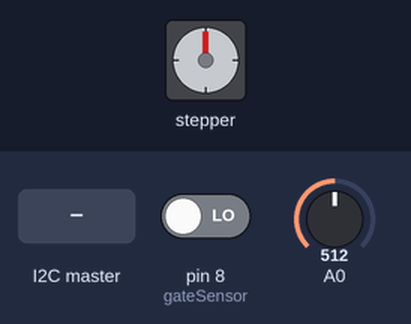
A sketch run on a simulated Arduino Uno, built with avr-gcc and run on an emulated ATmega328P. On the bench: stepper motor. Inputs (shaded band) come from the test bench; at power-on: pin 8 (gateSensor) LOW, A0 = 512. Stepper angles assume 200 steps per turn; what the sketch prints to the serial monitor is not drawn.

Above: at 1.2 s.
1.3 s: the I2C master sends the byte 1
2.8 s: pin 8 (gateSensor) driven HIGH
At 2.98 s:
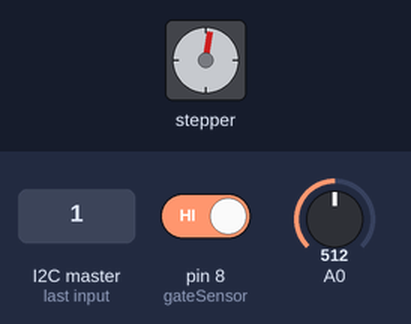
4.9 s: the I2C master sends the byte 0
At 5.39 s:
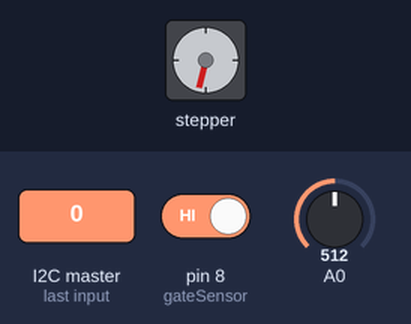
6.7 s: the I2C master sends the byte 2
At 8.4 s:
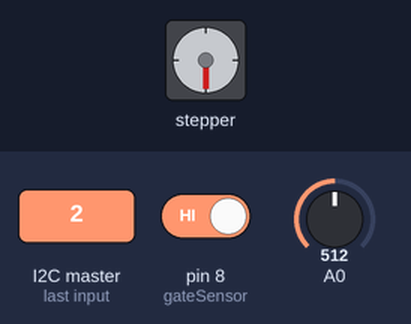
9.7 s: the I2C master sends the byte 90
12.7 s: the I2C master sends the byte 200
At 12.94 s:
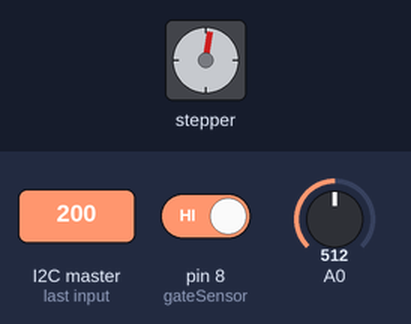
Timing chart, 0 to 15.2 s (numbered marks = the images above; inputs shaded):
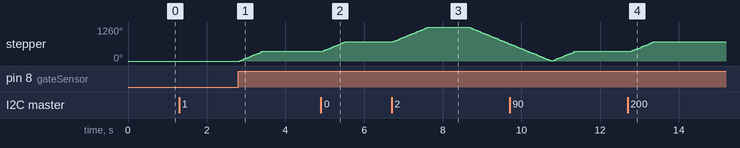

Measured:
- after the input at 1.3 s, every drawn part: stays the same
- after the input at 2.8 s, stepper: turns 360° clockwise in 0.61 s, starting at once
- after the input at 4.9 s, stepper: turns 360° clockwise in 0.61 s, starting at once
- after the input at 6.7 s, stepper: turns 540° clockwise in 0.91 s, then 616° counter-clockwise in 1.0 s
- after the input at 12.7 s, stepper: turns 360° clockwise in 0.61 s, starting after 0.09 s

The sketch:

trayModule.ino
```cpp
// (licence header left out)
#include <Stepper.h>
#include <Wire.h>

#define NUM_BYTES 20
#define STEPS 200
#define WIRESTEP 200
#define FLUXSTEP 200
#define TRAYSTEP 200
#define ARMEND 300

int gateSensor = 8;
int armStepPin = 3;
int armDirPin = 4;
int trayStepPin = 5;
int trayDirPin = 6;
int go = 0;
char query[NUM_BYTES + 1]; //Array to hold query from master
char response;

// Define a stepper and the pins it will use
Stepper stepper(STEPS, trayStepPin, trayDirPin);
Stepper stepper2(STEPS, armStepPin, armDirPin);
//AccelStepper stepper2(AccelStepper::FULL4WIRE, 2, 3, 4, 5);
//AccelStepper stepper(AccelStepper::FULL2WIRE, trayStepPin, trayDirPin);
//AccelStepper stepper2(AccelStepper::FULL2WIRE, armStepPin, armDirPin);

void setup()
{
  stepper.setSpeed(100);
  stepper2.setSpeed(100);
  //stepper.setMaxSpeed(50);
  //stepper.setAcceleration(20);
  //stepper2.setMaxSpeed(50);
  //stepper2.setAcceleration(20);
  pinMode(gateSensor, INPUT);
  Serial.begin(9600);
  Wire.begin(5);
  Wire.onReceive(recieveEvent);
  Wire.onRequest(requestEvent);
}

void loop()
{
  placePart();
}


void placePart() {
  for (int i = 0; i < 4; i++) {
    Serial.print(" Moving Tray ");
    //Arm movement
    for (int j = 0; j < 5; j++) {
      Serial.println("Waiting");
      wait();
      Serial.println("At gate");
      while (digitalRead(gateSensor) == LOW) {
        Serial.print(analogRead(gateSensor));
        Serial.println("Waiting for gate");
      }
      Serial.println("past gate");
      Serial.print(" Move to Flux ");
      moveToFlux();
      //delay(1000);
      //delay(1000);
      wait();
      Serial.print(" Move to Wire ");
      moveToWire();
      //delay(1000);
      wait();
      //stepper2.moveTo(100 - j*18); //need to play with this number
      //stepper2.run();
      Serial.print(" Move to End ");
      int endsteps = ARMEND - j * 20;
      stepper2.step(endsteps);
      delay(1000);
      //move arm back to home
      //stepper2.step(50);
      Serial.print(" Retract ");
      stepper2.step(-endsteps);
      stepper2.step(-FLUXSTEP);
      stepper2.step(-WIRESTEP);
      //delay(1000);
      //stepper2.moveTo(0);
      //stepper2.run();
      response = 'Y';
    }
    //move tray
    //stepper.move(100);
    //stepper.run();
    stepper.step(TRAYSTEP);
    delay(1000);
  }
  Serial.print("Done");
  //make sure to never leave this function
  for (;;) {
  }
}

void moveToFlux() {
  //stepper2.moveTo(50);
  stepper2.step(FLUXSTEP);
  response = 'Y';
}

void moveToWire() {
  //stepper2.moveTo(100);
  stepper2.step(WIRESTEP);
  response = 'Y';
}

void wait() {
  Serial.println("Starting wait");
  while (!go) {
    delay(100);
  }
  Serial.println("Done waiting");
  go = 0;
}

void recieveEvent(int numBytes) {
  while (Wire.available())
  {
    int i = 0;
    char c = Wire.read();
    Serial.print(c);
    query[i] = c;
    i++;
  }
  go = 1;
  response = 'W';
}

void requestEvent() {
  Wire.write(response);
}
```
